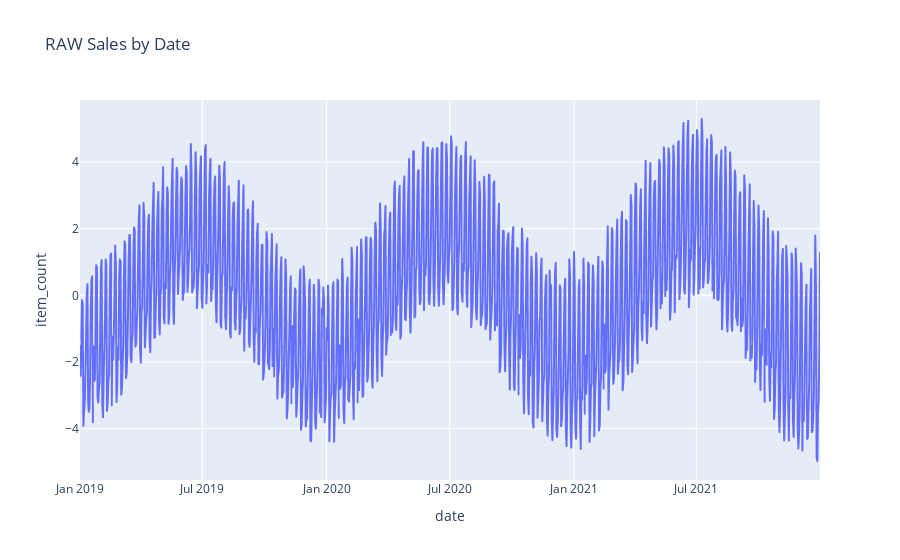

Notebook source saved alongside this figure:
### Markdown cell above
## Detrending

Can you see an overall trend in this data? Beyond just the seasonality?

### Code cell
from scipy import signal

df_plot.item_count = signal.detrend(df_plot.item_count)

fig = px.line(df_plot, x="date", y="item_count", title='RAW Sales by Date')
fig.show()

### Figure 1 — Plotly figure (JSON) as saved in the notebook; plotly's stock layout.template omitted (floating-point values rounded to 4 significant figures; data arrays with more than 128 entries replaced by an {"elided": "..."} marker saying what was removed)
{"data": [{"hovertemplate": "date=%{x}<br>item_count=%{y}<extra></extra>", "legendgroup": "", "line": {"color": "#636efa", "dash": "solid"}, "marker": {"symbol": "circle"}, "mode": "lines", "name": "", "showlegend": false, "type": "scattergl", "x": {"elided": "1096 str values"}, "xaxis": "x", "y": {"elided": "1096 float values"}, "yaxis": "y"}], "layout": {"legend": {"tracegroupgap": 0}, "title": {"text": "RAW Sales by Date"}, "xaxis": {"anchor": "y", "domain": [0, 1], "title": {"text": "date"}}, "yaxis": {"anchor": "x", "domain": [0, 1], "title": {"text": "item_count"}}}}
